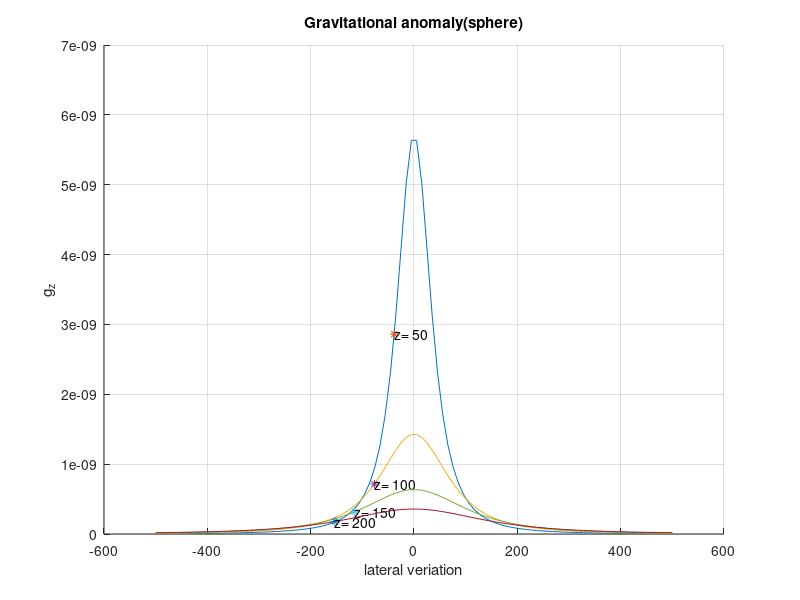

Recreate this plot in MATLAB.
%%for burried sphere.
R=40;
rho=.8;
z=[50,100,150,200];
x=linspace(-500,500);
G=6.67e-11;
for i=1:length(z);
g_max(i)=(4*pi*G*R^3*rho)/(3*z(i)^2);
g_hf(i)=g_max(i)/2;
x_hf(i)=.766*z(i);
for j=1:length(x);
g(j)=(4*pi*G*R^3*rho*z(i))/(3*(x(j)^2+z(i)^2)^1.5);
end;
5
hold on;
plot(x,g);
plot(-x_hf(i),g_hf(i),"*");
text(-x_hf(i),g_hf(i),sprintf('z= %d',(z(i))));
hold off;
end;
title("Gravitational anomaly(sphere)");
xlabel("lateral veriation");
ylabel("g_z");
grid on;